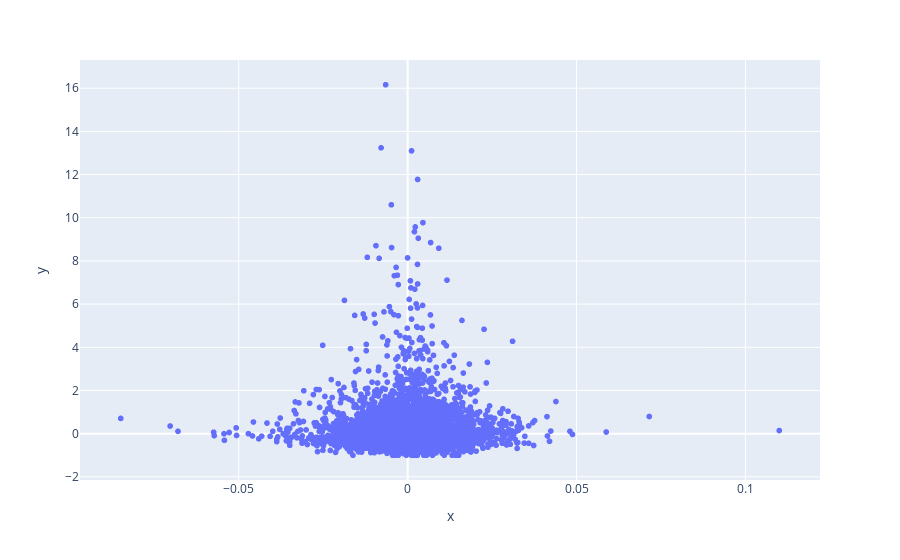

Notebook source saved alongside this figure:
### Code cell
px.scatter(df,df.GOLD_CHANGE_PCT,df.GPRD_ACT_CHANGE)

### Figure 1 — Plotly figure (JSON) as saved in the notebook; plotly's stock layout.template omitted (floating-point values rounded to 4 significant figures; data arrays with more than 128 entries replaced by an {"elided": "..."} marker saying what was removed)
{"data": [{"hovertemplate": "x=%{x}<br>y=%{y}<extra></extra>", "legendgroup": "", "marker": {"color": "#636efa", "symbol": "circle"}, "mode": "markers", "name": "", "showlegend": false, "type": "scattergl", "x": {"elided": "5127 float values"}, "xaxis": "x", "y": {"elided": "5127 float values"}, "yaxis": "y"}], "layout": {"legend": {"tracegroupgap": 0}, "margin": {"t": 60}, "xaxis": {"anchor": "y", "domain": [0, 1], "title": {"text": "x"}}, "yaxis": {"anchor": "x", "domain": [0, 1], "title": {"text": "y"}}}}
